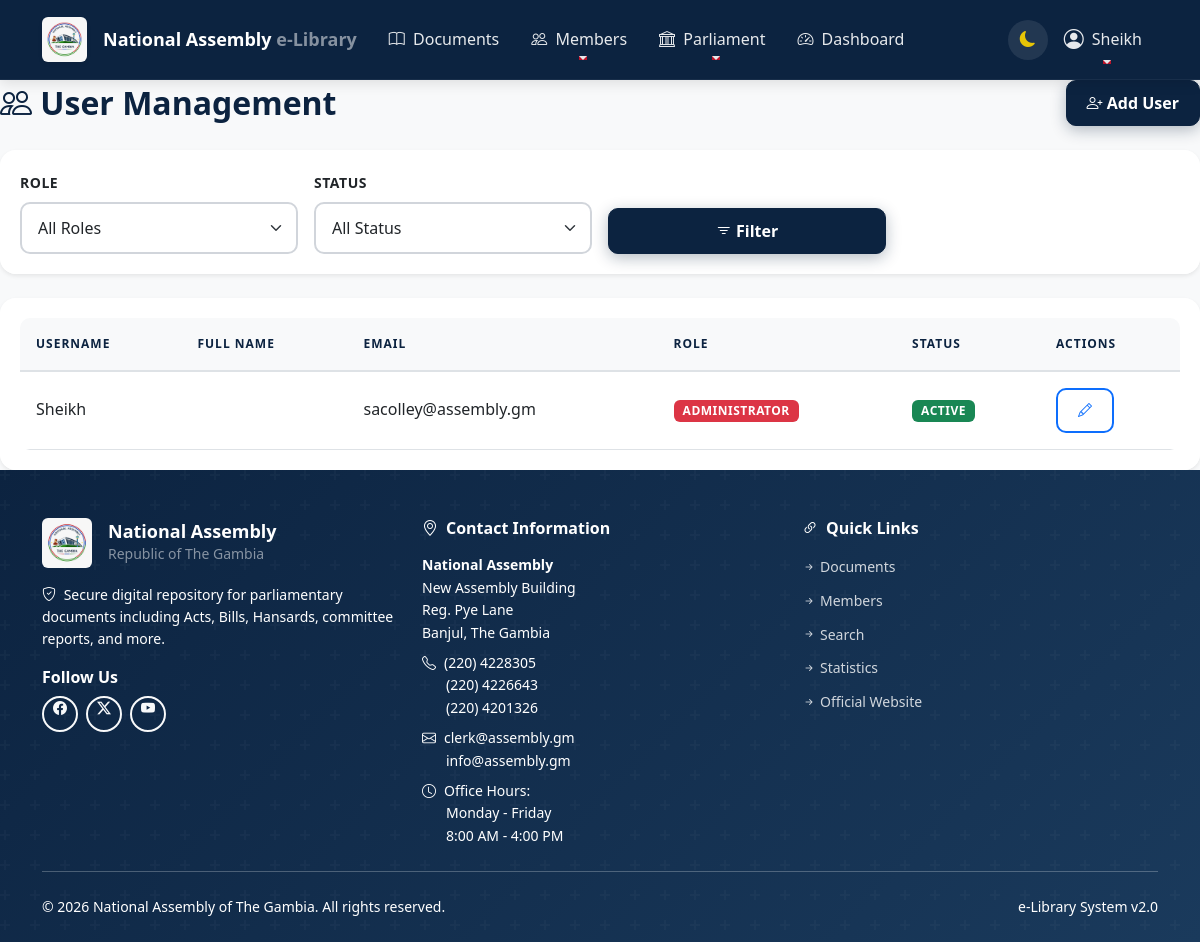
/accounts/users/ (signed in), run on an earlier commit of the app's database.
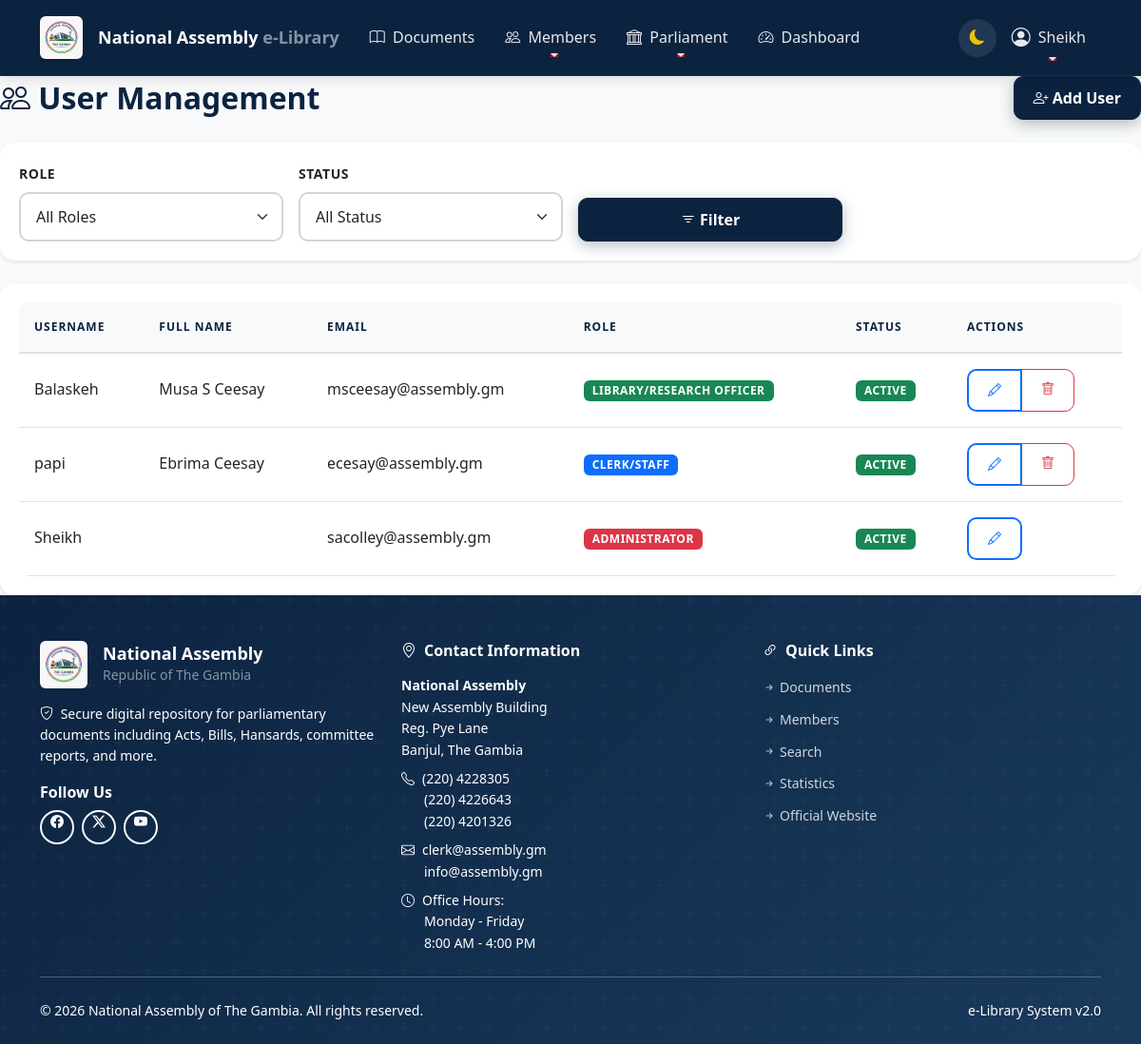
And on a later commit of the database.
### accounts/models.py (models this page shows, shortened)
class User(AbstractUser):
    class Role(models.TextChoices):
        ADMIN = 'admin', 'Administrator'
        CLERK = 'clerk', 'Clerk/Staff'
        LIBRARIAN = 'librarian', 'Library/Research Officer'
        MP = 'mp', 'Member of Parliament'
        PUBLIC = 'public', 'Public User'
    role = models.CharField(
        max_length=20,
        choices=Role.choices,
        default=Role.PUBLIC,
        verbose_name='User Role'
    )
    employee_id = models.CharField(
        max_length=50,
        blank=True,
        null=True,
        verbose_name='Employee ID'
    )
    department = models.CharField(
        max_length=100,
        blank=True,
        null=True,
        verbose_name='Department'
    )
    phone_number = models.CharField(
        max_length=20,
        blank=True,
        null=True,
        verbose_name='Phone Number'
    )
    library_card_number = models.CharField(
        max_length=50,
        blank=True,
        null=True,
        verbose_name='Library Card Number'
    )
    date_of_birth = models.DateField(
        blank=True,
        null=True,
        verbose_name='Date of Birth'
    )
    can_upload = models.BooleanField(
        default=False,
        verbose_name='Can Upload Documents'
    )
    can_delete = models.BooleanField(
        default=False,
        verbose_name='Can Delete Documents'
    )
    can_manage_users = models.BooleanField(
        default=False,
        verbose_name='Can Manage Users'
    )
    can_view_all_documents = models.BooleanField(
        default=False,
        verbose_name='Can View All Documents'
    )
    last_login_ip = models.GenericIPAddressField(
        blank=True,
        null=True,
        verbose_name='Last Login IP'
    )
    password_changed_at = models.DateTimeField(
        default=timezone.now,
        verbose_name='Password Last Changed'
    )
    account_expires_at = models.DateTimeField(
        blank=True,
        null=True,
        verbose_name='Account Expiration Date'
    )
    is_active = models.BooleanField(default=True)
    is_staff = models.BooleanField(default=False)
    date_joined = models.DateTimeField(default=timezone.now)
    USERNAME_FIELD = 'username'
    REQUIRED_FIELDS = ['email', 'role']
    class Meta:
        verbose_name = 'User'
        verbose_name_plural = 'Users'
        ordering = ['-date_joined']
        permissions = [
            ('view_audit_log', 'Can view audit logs'),
            ('export_documents', 'Can export documents'),
            ('bulk_upload', 'Can bulk upload documents'),
        ]

### accounts/views.py (the view)
# urls.py: path('users/', views.user_list_view, name='user_list'),
@login_required
@permission_required('accounts.view_user', raise_exception=True)
def user_list_view(request):
    users = User.objects.all().order_by('-date_joined')
    role_filter = request.GET.get('role')
    if role_filter:
        users = users.filter(role=role_filter)
    status_filter = request.GET.get('status')
    if status_filter:
        if status_filter == 'active':
            users = users.filter(is_active=True)
        elif status_filter == 'inactive':
            users = users.filter(is_active=False)
    return render(request, 'accounts/user_list.html', {
        'users': users,
        'title': 'User Management'
    })

### documents/context_processors.py (called while the page is built)
def document_stats(request):
    stats = {
        'total_documents': Document.objects.filter(is_published=True).count(),
        'categories_count': DocumentCategory.objects.filter(is_active=True).count(),
    }
    from django.utils import timezone
    from datetime import timedelta
    recent_date = timezone.now() - timedelta(days=7)
    stats['recent_documents'] = Document.objects.filter(
        is_published=True,
        created_at__gte=recent_date
    ).count()
    stats['document_types'] = {}
    for doc_type in Document.DocumentType.choices:
        count = Document.objects.filter(
            document_type=doc_type[0],
            is_published=True
        ).count()
        if count > 0:
            stats['document_types'][doc_type[1]] = count
    return {
        'document_stats': stats
    }

### templates/accounts/user_list.html (shortened to what the changed rows need)
{% extends 'base.html' %}
{% block content %}
<div class="row">
    <div class="col-md-12">
        <div class="d-flex justify-content-between align-items-center mb-4">
            <h2 class="mb-0">
                <i class="bi bi-people"></i>
                User Management
            </h2>
        </div>
        <div class="card">
            <div class="card-body">
                <table class="table table-hover">
                    <thead>
                        <tr>
                            <th>Username</th>
                            <th>Full Name</th>
                            <th>Email</th>
                            <th>Role</th>
                            <th>Status</th>
                            <th>Actions</th>
                        </tr>
                    </thead>
                    <tbody>
                        {% for user in users %}
                        <tr>
                            <td>{{ user.username }}</td>
                            <td>{{ user.get_full_name }}</td>
                            <td>{{ user.email }}</td>
                            <td>
                                <span class="badge bg-{% if user.role == 'admin' %}danger{% elif user.role == 'clerk' %}primary{% elif user.role == 'librarian' %}success{% elif user.role == 'mp' %}info{% else %}secondary{% endif %}">
                                    {{ user.get_role_display }}
                                </span>
                            </td>
                            <td>
                                {% if user.is_active %}
                                <span class="badge bg-success">Active</span>
                                {% else %}
                                <span class="badge bg-danger">Inactive</span>
                                {% endif %}
                            </td>
                            <td>
                                <div class="btn-group btn-group-sm">
                                    {% if perms.accounts.change_user %}
                                    <a href="{% url 'accounts:user_update' user.id %}" class="btn btn-outline-primary">
                                        <i class="bi bi-pencil"></i>
                                    </a>
                                    {% endif %}
                                    {% if perms.accounts.delete_user and user != request.user %}
                                    <a href="{% url 'accounts:user_delete' user.id %}" class="btn btn-outline-danger">
                                        <i class="bi bi-trash"></i>
                                    </a>
                                    {% endif %}
                                </div>
                            </td>
                        </tr>
                        {% endfor %}
                    </tbody>
                </table>
            </div>
        </div>
    </div>
</div>
{% endblock %}

### templates/base.html (shortened to what the changed rows need)
<!DOCTYPE html>
{% load static %}
{% load i18n %}
<html lang="en">
<head>
    <link href="https://cdn.jsdelivr.net/npm/bootstrap@5.3.0/dist/css/bootstrap.min.css" rel="stylesheet">
    <link href="{% static 'css/style.css' %}" rel="stylesheet">
    <link href="https://cdn.jsdelivr.net/npm/bootstrap-icons@1.11.0/font/bootstrap-icons.css" rel="stylesheet">
</head>
<body class="{% if user.is_authenticated %}logged-in{% else %}logged-out{% endif %}">
    <nav class="navbar navbar-expand-lg navbar-dark bg-primary sticky-top">
        <div class="container">
            <div class="collapse navbar-collapse" id="navbarNav">
                <ul class="navbar-nav align-items-center">
                    {% if user.is_authenticated %}
                    <li class="nav-item dropdown">
                        <a class="nav-link dropdown-toggle d-flex align-items-center" href="#" role="button" data-bs-toggle="dropdown" aria-expanded="false">
                            <div class="avatar-circle me-2">
                                <i class="bi bi-person-circle fs-5"></i>
                            </div>
                            <span class="d-none d-lg-inline">{{ user.get_full_name|default:user.username }}</span>
                        </a>
                    </li>
                    {% else %}
                    <li class="nav-item">
                        <a class="nav-link btn btn-outline-light btn-sm px-3" href="{% url 'accounts:login' %}">
                            <i class="bi bi-box-arrow-in-right me-1"></i> Login
                        </a>
                    </li>
                    {% endif %}
                </ul>
            </div>
        </div>
    </nav>
    <main class="main-content">
        {% block content %}{% endblock %}
    </main>
</body>
</html>

What changed in the data, as far as the page shows it:
added User: username "Balaskeh", get_full_name "Musa S Ceesay", email "msceesay@assembly.gm", role "LIBRARY/RESEARCH OFFICER", is_active "ACTIVE"
added User: username "papi", get_full_name "Ebrima Ceesay", email "ecesay@assembly.gm", role "CLERK/STAFF", is_active "ACTIVE"
